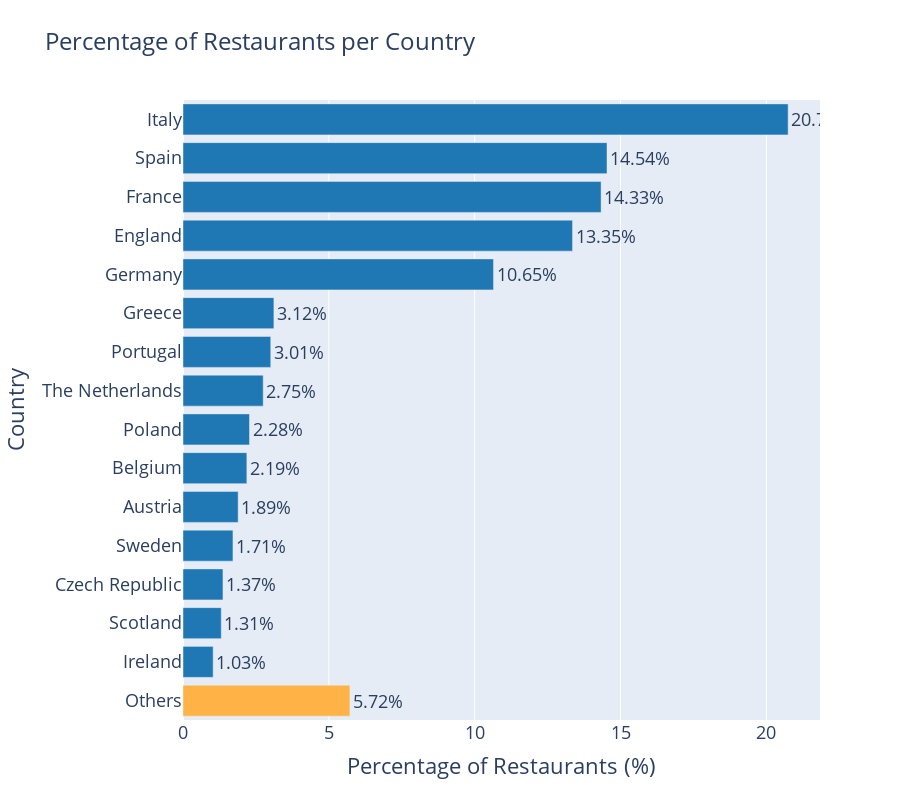

Write notebook code for a chart like this one.
### Code cell
import plotly.express as px

# Bar plot: Percentage of restaurants per country (grouping countries with <10k restaurants as "Others" and placing 'Others' at the bottom, highest on top)
country_counts = df["country"].value_counts().reset_index()
country_counts.columns = ["country", "restaurant_count"]

# Mark countries with less than 10,000 restaurants as "Others"
country_counts["country_grouped"] = country_counts["country"]
country_counts.loc[country_counts["restaurant_count"] < 10000, "country_grouped"] = "Others"

# Group again to sum "Others"
grouped_counts = country_counts.groupby("country_grouped")["restaurant_count"].sum().reset_index()

# Calculate percentage
total_restaurants = grouped_counts["restaurant_count"].sum()
grouped_counts["percentage"] = (grouped_counts["restaurant_count"] / total_restaurants) * 100

# Sort by restaurant_count descending, but put 'Others' at the bottom
main_rows = grouped_counts[grouped_counts["country_grouped"] != "Others"].sort_values("restaurant_count", ascending=False)
others_row = grouped_counts[grouped_counts["country_grouped"] == "Others"]
grouped_counts = pd.concat([main_rows, others_row], ignore_index=True)

# Assign colors: light orange for 'Others', blue for the rest
colors = ['#1f77b4'] * len(grouped_counts)
if 'Others' in grouped_counts["country_grouped"].values:
    idx = grouped_counts[grouped_counts["country_grouped"] == "Others"].index[0]
    colors[idx] = '#FFB347'  # light orange

fig = px.bar(
    grouped_counts,
    x="percentage",
    y="country_grouped",
    title="Percentage of Restaurants per Country",
    labels={"country_grouped": "Country", "percentage": "Percentage of Restaurants (%)"},
    text=grouped_counts["percentage"].map("{:.2f}%".format),
    height=800,
)
fig.update_traces(texttemplate='%{text}', textposition='outside', marker_color=colors)
fig.update_layout(
    yaxis={'categoryorder': 'array', 'categoryarray': grouped_counts["country_grouped"].tolist()[::-1]},
    font=dict(size=18), 
    title_font=dict(size=24),
)
fig.show()

### Figure 1 — Plotly figure (JSON) as saved in the notebook; plotly's stock layout.template omitted (floating-point values rounded to 4 significant figures)
{"data": [{"alignmentgroup": "True", "hovertemplate": "Percentage of Restaurants (%)=%{x}<br>Country=%{y}<br>text=%{text}<extra></extra>", "legendgroup": "", "marker": {"color": ["#1f77b4", "#1f77b4", "#1f77b4", "#1f77b4", "#1f77b4", "#1f77b4", "#1f77b4", "#1f77b4", "#1f77b4", "#1f77b4", "#1f77b4", "#1f77b4", "#1f77b4", "#1f77b4", "#1f77b4", "#FFB347"], "pattern": {"shape": ""}}, "name": "", "offsetgroup": "", "orientation": "h", "showlegend": false, "text": ["20.75%", "14.54%", "14.33%", "13.35%", "10.65%", "3.12%", "3.01%", "2.75%", "2.28%", "2.19%", "1.89%", "1.71%", "1.37%", "1.31%", "1.03%", "5.72%"], "textposition": "outside", "texttemplate": "%{text}", "type": "bar", "x": [20.75, 14.54, 14.33, 13.35, 10.65, 3.116, 3.008, 2.75, 2.28, 2.189, 1.891, 1.713, 1.37, 1.312, 1.034, 5.722], "xaxis": "x", "y": ["Italy", "Spain", "France", "England", "Germany", "Greece", "Portugal", "The Netherlands", "Poland", "Belgium", "Austria", "Sweden", "Czech Republic", "Scotland", "Ireland", "Others"], "yaxis": "y"}], "layout": {"barmode": "relative", "font": {"size": 18}, "height": 800, "legend": {"tracegroupgap": 0}, "title": {"font": {"size": 24}, "text": "Percentage of Restaurants per Country"}, "xaxis": {"anchor": "y", "domain": [0, 1], "title": {"text": "Percentage of Restaurants (%)"}}, "yaxis": {"anchor": "x", "categoryarray": ["Others", "Ireland", "Scotland", "Czech Republic", "Sweden", "Austria", "Belgium", "Poland", "The Netherlands", "Portugal", "Greece", "Germany", "England", "France", "Spain", "Italy"], "categoryorder": "array", "domain": [0, 1], "title": {"text": "Country"}}}}
